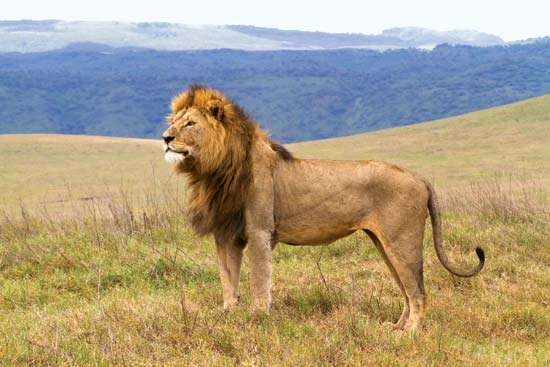
#> input picture 2021-16-11/negative_image_test/animal1.jpg, 550 x 367 px, found by its file name; its folder holds only this picture in this run
$ python heifers_detection_test.py
#> lines starting #> are read from the running program, lines starting #| are printed output that depends on the picture; after the words box and inside, x2 and y2 are one past the last pixel; in counts of white or black regions, pixels touching at a corner belong together
import cv2 as cv
import os
import random
import numpy as np

files = os.listdir('C:\\CodesPy\\ifsp_ic_julio\\2021-16-11\\negative_image_test')
cascade = cv.CascadeClassifier('heifers_threshold_classfier_17119h.xml')
#cascade_file = "heifers111020h.xml"
#cascade = cv.CascadeClassifier.load(cascade_file)

for index, file in enumerate(files):
    imgPath = os.path.join('C:\\CodesPy\\ifsp_ic_julio\\2021-16-11\\negative_image_test', file)
    img = cv.imread(imgPath)
#> img is the input picture: shape (367, 550, 3); mean B, G, R 131.4, 157.8, 171.4
    resized = cv.resize(img, (320,240))
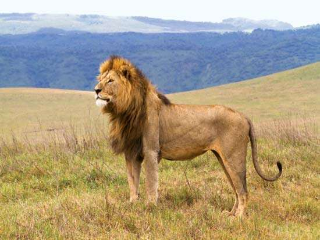
#> resized: shape (240, 320, 3); mean B, G, R 131.3, 157.6, 171.3

    heifers = cascade.detectMultiScale(resized, 1.05, 5)
#> heifers = [[134, 61, 59, 44], [47, 177, 38, 28], [201, 200, 36, 26], [266, 209, 36, 27], [222, 166, 40, 30], [213, 199, 38, 28], [180, 192, 44, 33]]

    for (x,y,w,h) in heifers:
        xMin = np.min(heifers)
        yMin = np.min(heifers)
        hMax = np.max(heifers)
        wMax = np.max(heifers)
        cv.rectangle(resized, (x,y), (w ,h), (0,255,255), 3)
        cv.rectangle(resized, (xMin,yMin), (wMax ,hMax), (255,0,0), 3)
#> this loop made 7 passes
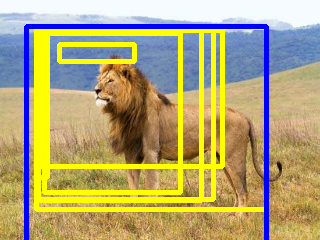
#> resized: shape (240, 320, 3); 19.21% of pixels changed, all inside (x1, y1, x2, y2) = (24, 24, 269, 240)


    cv.imshow("Imagens", resized)
    cv.waitKey(0)
    cv.destroyAllWindows()
